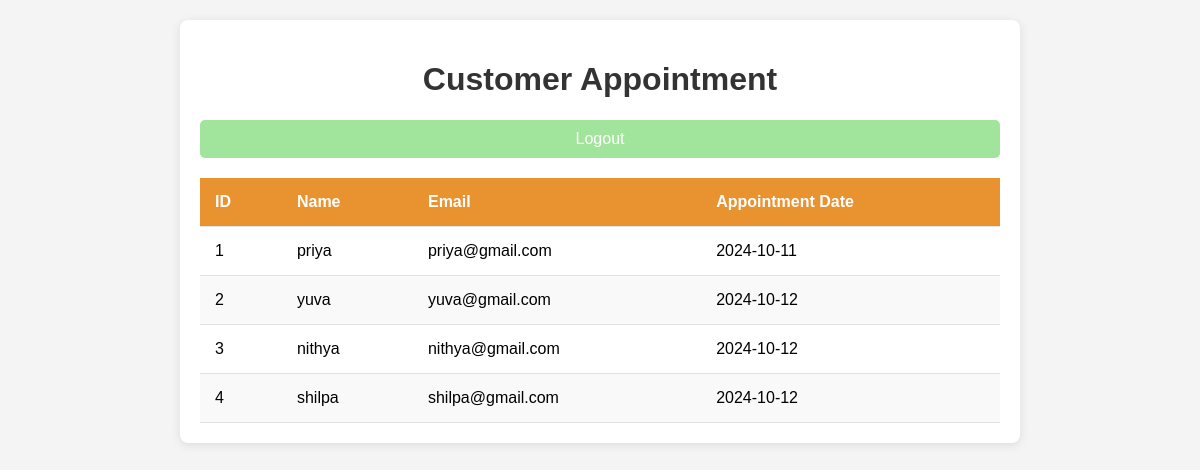
Screenshot of /result (signed in) with the database file from the repository.
### tables this page shows
CREATE TABLE users
                   (id integer primary key autoincrement,
                   name text not null,
                   mail text not null,
                   date text not null);

### app.py (the view)
@app.route('/result')
def result():
    if not session.get('logged_in'):
        flash('u need to log in to access this page.')
        return redirect(url_for('login'))
    conn=sqlite3.connect('database.db')
    cursor=conn.cursor()
    cursor.execute('SELECT * from users')
    data=cursor.fetchall()
    conn.close()
    return render_template('result.html',data=data)

### templates/result.html (shortened to what this page needs)
<!DOCTYPE html>
<html lang="en">
<head>
</head>
<body>
    <div class="container">
        <h1>Customer Appointment</h1>
        <a href="/logout" class="btn btn-danger mb-3">Logout</a>
        <table class="table table-striped">
            <thead>
                <tr>
                    <th>ID</th>
                    <th>Name</th>
                    <th>Email</th>
                    <th>Appointment Date</th>
                </tr>
            </thead>
            <tbody>
                {% for row in data %}
                <tr>
                    <td>{{ row[0] }}</td>
                    <td>{{ row[1] }}</td>
                    <td>{{ row[2] }}</td>
                    <td>{{ row[3] }}</td>
                </tr>
                {% endfor %}
            </tbody>
        </table>
    </div>
</body>
</html>

### templates/result.html (style rules this page uses)
body { font-family: Arial, sans-serif; background-color: #f4f4f4; margin: 0; padding: 20px; }
.container { max-width: 800px; margin: auto; background: white; border-radius: 8px; box-shadow: 0 2px 10px rgba(0, 0, 0, 0.1); padding: 20px; }
h1 { text-align: center; color: #333; }
a { display: block; text-align: center; background-color: #a1e49b; color: white; padding: 10px; text-decoration: none; border-radius: 5px; margin-bottom: 20px; transition: background-color 0.3s; }
table { width: 100%; border-collapse: collapse; margin-top: 20px; }
th, td { padding: 15px; text-align: left; border-bottom: 1px solid #e2e2e2; }
th { background-color: #e99230; color: white; }
tr:nth-child(even) { background-color: #f9f9f9; }

### rows the page displays
users: id "1", name "priya", mail "priya@gmail.com", date "2024-10-11"
users: id "2", name "yuva", mail "yuva@gmail.com", date "2024-10-12"
users: id "3", name "nithya", mail "nithya@gmail.com", date "2024-10-12"
users: id "4", name "shilpa", mail "shilpa@gmail.com", date "2024-10-12"
